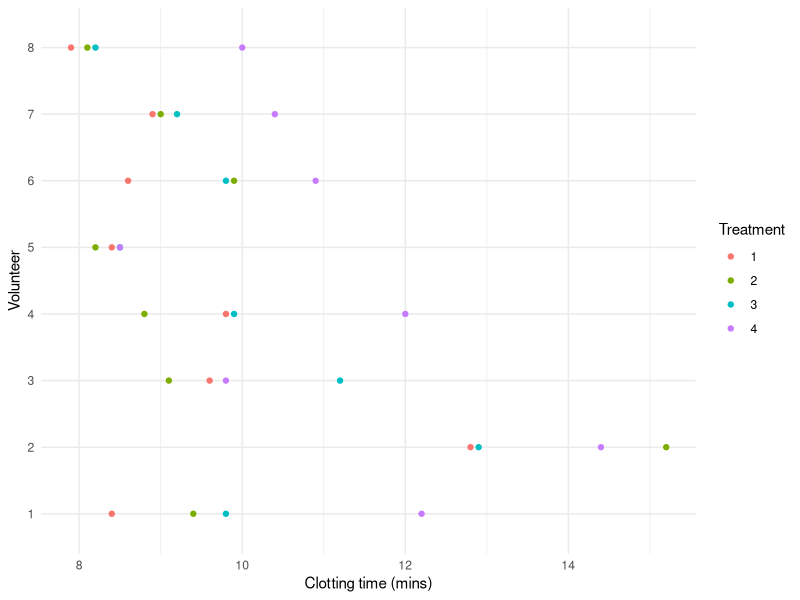
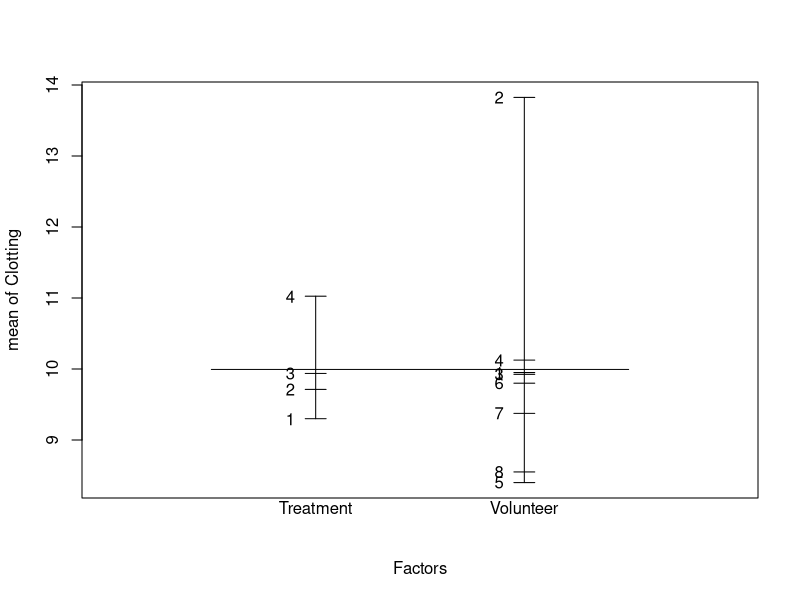
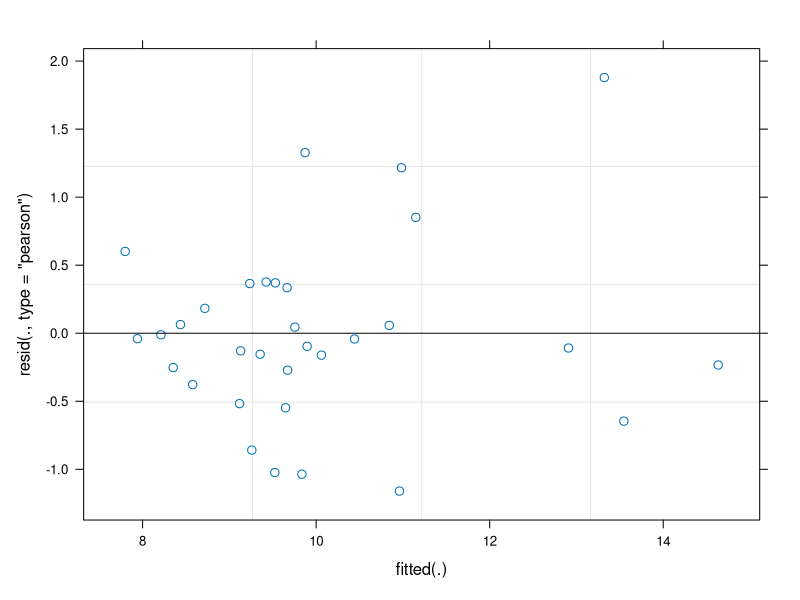
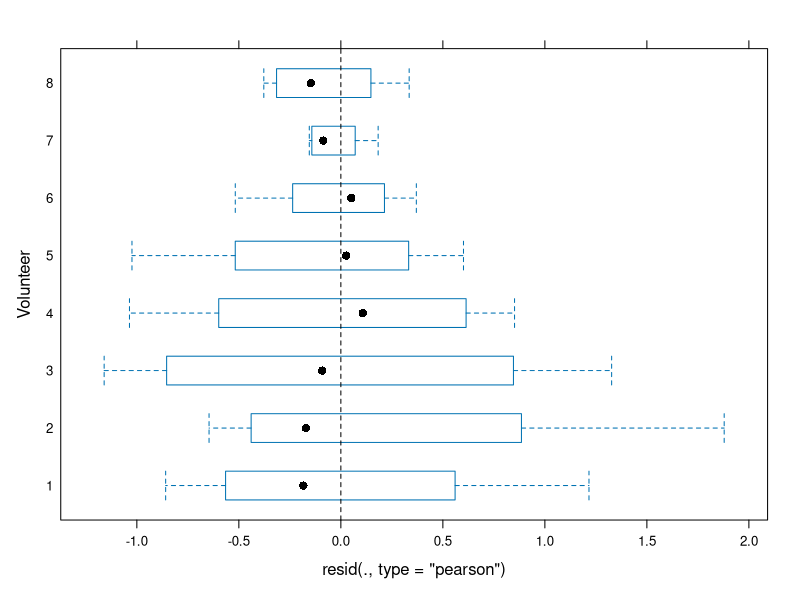
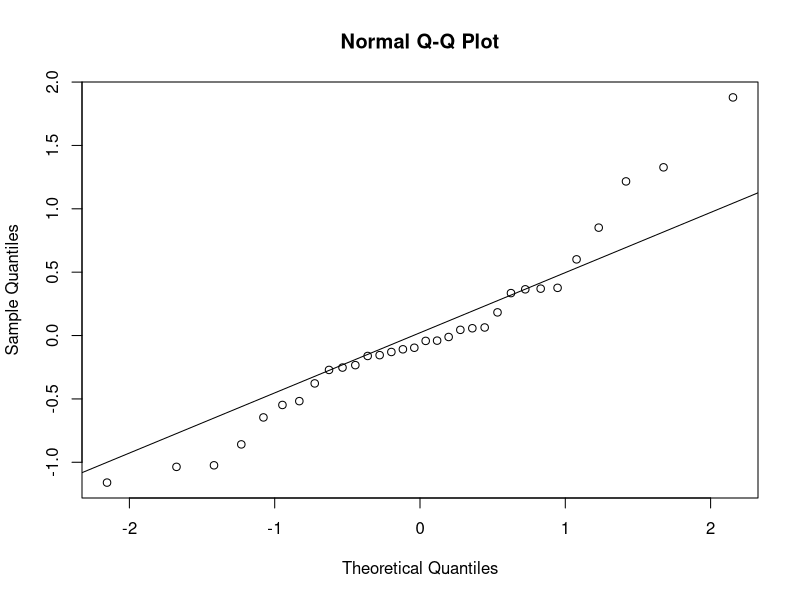
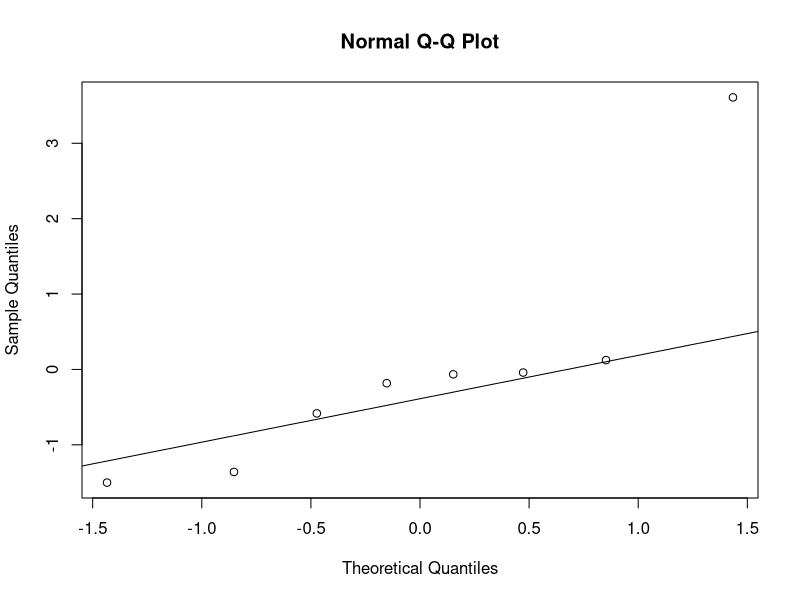
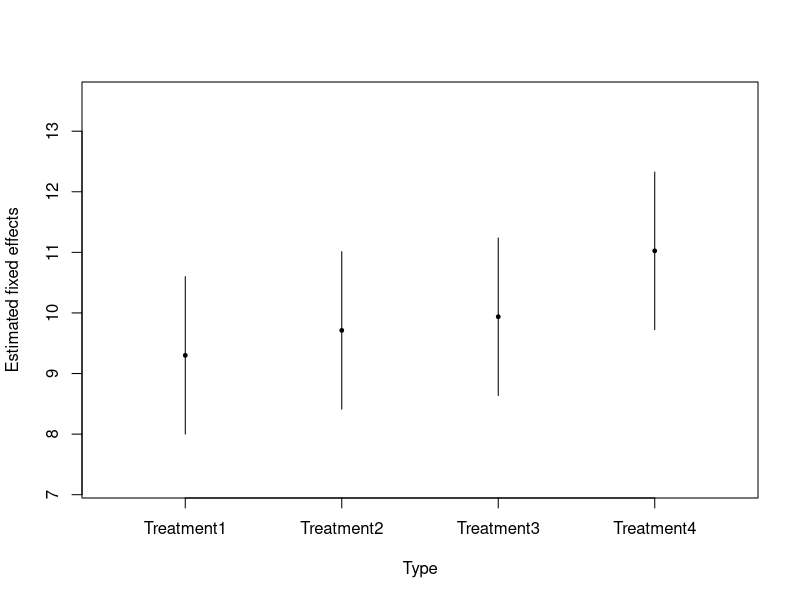
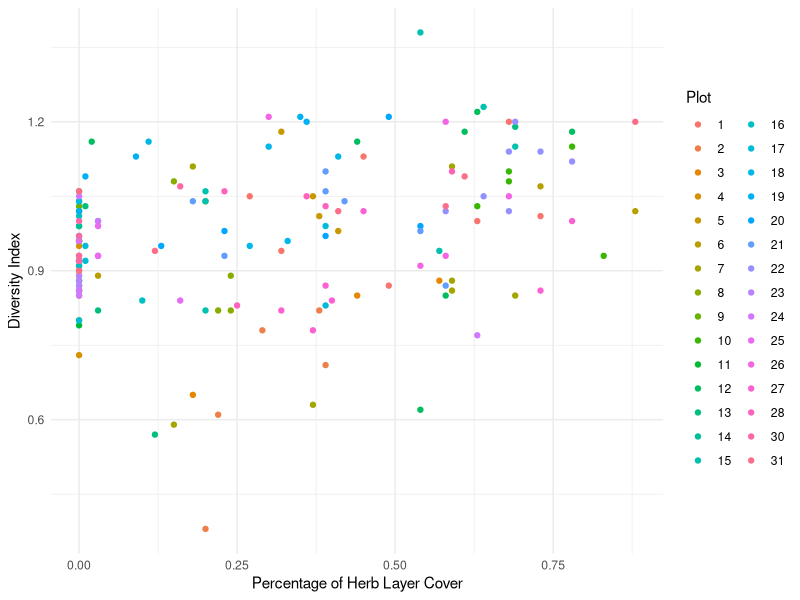

Write R code to recreate these figures, in order.
## ---- chunk 1
knitr::opts_chunk$set(echo = TRUE)  
## ---- chunk 2
Plasma <- read.table("Plasma.txt", header=TRUE)
head(Plasma, n=8)

Plasma$Volunteer <- as.factor(Plasma$Volunteer)
Plasma$Treatment <- as.factor(Plasma$Treatment)
str(Plasma)
## ---- chunk 3
library(ggplot2)

ggplot(Plasma, aes(x=Clotting, y=Volunteer, color=Treatment)) +
  geom_point() +
  labs(x="Clotting time (mins)", y="Volunteer") +
  theme_minimal()
## ---- chunk 4
plot.design(Clotting ~ Treatment*Volunteer, data=Plasma)
## ---- chunk 5
## Fit the models ##
library(lme4)

plasma.null <- lm(Clotting ~ -1 + Treatment, data=Plasma)
plasma.lmer <- lmer(Clotting ~ -1 + Treatment + (1|Volunteer), data=Plasma)

## LRT for the variance component sigma2_u ##
LRT <- -2*(logLik(plasma.null,REML=T)-logLik(plasma.lmer,REML=T))
mean(1-pchisq(LRT,df=c(0,1)))

## Using the ranova() function from lmerTest package ##
library(lmerTest)
ranova(plasma.lmer)
ranova(plasma.lmer)[2,6]/2

## We can also use the AIC/BIC to compare the models ##
Models <- list(plasma.null=plasma.null, plasma.lmer=plasma.lmer)
cbind(AIC=lapply(Models, AIC), BIC=lapply(Models, BIC))
## ---- chunk 6
M1 <- lmer(Clotting ~ 1 + (1|Volunteer), data=Plasma, REML=FALSE)
M2 <- lmer(Clotting ~ -1 + Treatment + (1|Volunteer), data=Plasma, REML=FALSE)
anova(M1,M2)
## ---- chunk 7
plot(plasma.lmer)
plot(plasma.lmer, Volunteer ~ resid(., type="pearson"), abline=0, lty=2)

res <- resid(plasma.lmer, type="pearson")
qqnorm(res)
qqline(res)

shapiro.test(res)
## ---- chunk 8
u <- unlist(ranef(plasma.lmer)$Volunteer)
qqnorm(u)
qqline(u)

shapiro.test(u)
## ---- chunk 9
fixef(plasma.lmer)
vcov(plasma.lmer)

beta.CI <- confint(plasma.lmer, parm="beta_")
beta.CI

j <- 4
plot(1:j, fixef(plasma.lmer), pch=19, cex=0.5, xaxt="n",
     xlim=0.5+c(0,j), ylim=range(c(beta.CI))*c(0.9,1.1),
     xlab="Type", ylab="Estimated fixed effects")
axis(1, at=1:j, labels=rownames(beta.CI))
segments(1:j, beta.CI[,"2.5 %"], 1:j, beta.CI[,"97.5 %"])
## ---- chunk 10
library(emmeans)
emmeans(plasma.lmer, pairwise~Treatment, infer=T)
## ---- chunk 11
VarCorr(plasma.lmer)
confint(plasma.lmer, parm="theta_")
## ---- chunk 12
t(ranef(plasma.lmer)$Volunteer)

plasma.fitted <- cbind(Plasma,
                       Clotting.fit=fitted(plasma.lmer),
                       error=resid(plasma.lmer))
plasma.fitted
## ---- chunk 13
Spiders <- read.table("Spiders.txt", header=T)
Spiders$Plot <- as.factor(Spiders$Plot)
str(Spiders)
## ---- chunk 14
library(ggplot2)

ggplot(Spiders, aes(x=HerbLayer, y=DivIndex, color=Plot)) +
  geom_point() +
  labs(x="Percentage of Herb Layer Cover", y="Diversity Index") +
  theme_minimal()

ggplot(Spiders, aes(x=Litter, y=DivIndex, color=Plot)) +
  geom_point() +
  labs(x="Percentage of Litter Content", y="Diversity Index") +
  theme_minimal()

ggplot(Spiders, aes(x=GroundVeg, y=DivIndex, color=Plot)) +
  geom_point() +
  labs(x="Percentage of Ground Vegetation", y="Diversity Index") +
  theme_minimal()
## ---- chunk 15
plot.design(DivIndex ~ Plot, data=Spiders)
## ---- chunk 16
## Fit the models ##
library(lme4)

spiders.null <- lm(DivIndex ~ 1 + HerbLayer + Litter + GroundVeg, data=Spiders)
spiders.lmer <- lmer(DivIndex ~ 1 + HerbLayer + Litter + GroundVeg + (1|Plot), data=Spiders)

## LRT for the variance component sigma2_u ##
LRT <- -2*(logLik(spiders.null,REML=T)-logLik(spiders.lmer,REML=T))
mean(1-pchisq(LRT,df=c(0,1)))

## Using the ranova() function from lmerTest package ##
library(lmerTest)
ranova(spiders.lmer)
ranova(spiders.lmer)[2,6]/2
## ---- chunk 17
M0 <- lmer(DivIndex ~ 1 + (1|Plot), data=Spiders, REML=FALSE)
M1 <- lmer(DivIndex ~ 1 + HerbLayer + (1|Plot), data=Spiders, REML=FALSE)
M2 <- lmer(DivIndex ~ 1 + HerbLayer + Litter + (1|Plot), data=Spiders, REML=FALSE)
M3 <- lmer(DivIndex ~ 1 + HerbLayer + Litter + GroundVeg + (1|Plot), data=Spiders, REML=FALSE)
anova(M0,M1,M2,M3)
## ---- chunk 18
M4 <- lmer(DivIndex ~ 1 + HerbLayer + Litter + HerbLayer*Litter + (1|Plot), data=Spiders, REML=FALSE)
anova(M2,M4)
## ---- chunk 19
## Final model ##
library(lme4)

Model <- lmer(DivIndex ~ 1 + HerbLayer + Litter + (1|Plot), data=Spiders)
summary(Model)
## ---- chunk 20
plot(Model)
plot(Model, Plot ~ resid(., type="pearson"), abline=0, lty=2)

res <- resid(Model, type="pearson")
qqnorm(res)
qqline(res)

shapiro.test(res)
## ---- chunk 21
u <- unlist(ranef(Model)$Plot)
qqnorm(u)
qqline(u)

shapiro.test(u)
## ---- chunk 22
fixef(Model)

beta.CI <- confint(Model, parm="beta_")
beta.CI
## ---- chunk 23
VarCorr(Model)
confint(Model, parm="theta_")
## ---- chunk 24
spiders.fitted <- cbind(Spiders,
                        DivIndex.fit=fitted(Model),
                        error=resid(Model))
head(spiders.fitted)

plot(spiders.fitted$DivIndex, spiders.fitted$DivIndex.fit,
     xlab="Observed", ylab="Predicted", main="Diversity Index",
     xlim=c(0.4,1.5), ylim=c(0.4,1.5))
lines(c(0,2),c(0,2))
## ---- chunk 25
Oats <- read.table("Oats.txt", header=T, stringsAsFactors = T)
head(Oats, n=12)
str(Oats)

library(ggplot2)

ggplot(Oats, aes(x=factor(nitro), y=yield, color=Variety)) +
  geom_line(aes(group=Variety)) + 
  geom_point() + 
  labs(x="Nitrogen concentration", y="Yield") +
  ggtitle("Yield of oats by variety and nitrogen level") +
  facet_wrap(~ Block, ncol=2) +
  theme_minimal()
## ---- chunk 26
plot.design(yield ~ Block*Variety*factor(nitro), data=Oats)
## ---- chunk 27
library(lme4)

M0 <- lm(yield ~ 1 + Variety*factor(nitro), data=Oats)
M1 <- lmer(yield ~ 1 + Variety*factor(nitro) + (1|Block), data=Oats)
M2 <- lmer(yield ~ 1 + Variety*factor(nitro) + (1|Block) + (1|Block:Variety), data=Oats)
## ---- chunk 28
test01 <- -2*(logLik(M0,REML=T)-logLik(M1,REML=T))
mean(1-pchisq(test01,df=c(0,1)))
## ---- chunk 29
test12 <- -2*(logLik(M1,REML=T)-logLik(M2,REML=T))
mean(1-pchisq(test12,df=c(0,1)))
## ---- chunk 30
M2a <- lmer(yield ~ 1 + (1|Block) + (1|Block:Variety), data=Oats, REML=FALSE)
M2b <- lmer(yield ~ 1 + Variety + (1|Block) + (1|Block:Variety), data=Oats, REML=FALSE)
M2c <- lmer(yield ~ 1 + Variety + factor(nitro) + (1|Block) + (1|Block:Variety), data=Oats, REML=FALSE)
M2d <- lmer(yield ~ 1 + Variety*factor(nitro) + (1|Block) + (1|Block:Variety), data=Oats, REML=FALSE)
anova(M2a,M2b,M2c,M2d)
## ---- chunk 31
## Final model ##
library(lme4)

Model <- lmer(yield ~ -1 + factor(nitro) + (1|Block) + (1|Block:Variety), data=Oats)
summary(Model)
## ---- chunk 32
plot(Model)
plot(Model, Block ~ resid(., type="pearson"), abline=0, lty=2)
plot(Model, Block:Variety ~ resid(., type="pearson"), abline=0, lty=2)

res <- resid(Model, type="pearson")
qqnorm(res)
qqline(res)

shapiro.test(res)
## ---- chunk 33
u <- t(ranef(Model)$Block)
qqnorm(u)
qqline(u)
shapiro.test(u)

v <- t(ranef(Model)$`Block:Variety`)
qqnorm(v)
qqline(v)
shapiro.test(v)
## ---- chunk 34
fixef(Model)

beta.CI <- confint(Model, parm="beta_")
beta.CI

j <- 4
plot(1:j, fixef(Model), pch=19, cex=0.5, xaxt="n",
     xlim=0.5+c(0,j), ylim=range(c(beta.CI))*c(0.9,1.1),
     xlab="Nitro", ylab="Estimated fixed effects")
axis(1, at=1:j, labels=c("0","0.2","0.4","0.6"))
segments(1:j, beta.CI[,"2.5 %"], 1:j, beta.CI[,"97.5 %"])

library(emmeans)
emmeans(Model, pairwise~factor(nitro), infer=T)
## ---- chunk 35
VarCorr(Model)
confint(Model, parm="theta_")

cor1 <- 14.506^2/(11.039^2+14.506^2+12.75^2)
cor1

cor2 <- 11.039^2/(11.039^2+14.506^2+12.75^2)
cor2
## ---- chunk 36
t(ranef(Model)$Block)
t(ranef(Model)$`Block:Variety`)

Oats.fitted <- data.frame(Oats,
                          yield.fit=fitted(Model),
                          yield.error=resid(Model))
head(Oats.fitted)
